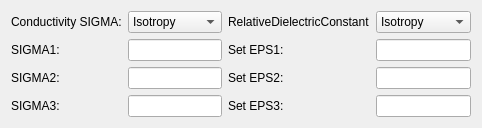
<?xml version="1.0" encoding="UTF-8"?>
<ui version="4.0">
 <class>Form</class>
 <widget class="QWidget" name="Form">
  <property name="geometry">
   <rect>
    <x>0</x>
    <y>0</y>
    <width>482</width>
    <height>118</height>
   </rect>
  </property>
  <property name="windowTitle">
   <string>Form</string>
  </property>
  <layout class="QGridLayout" name="gridLayout_2">
   <item row="0" column="0">
    <layout class="QGridLayout" name="gridLayout">
     <item row="0" column="2">
      <widget class="QLabel" name="label_5">
       <property name="text">
        <string>RelativeDielectricConstant</string>
       </property>
      </widget>
     </item>
     <item row="1" column="3">
      <widget class="QLineEdit" name="lineEdit_setEps1"/>
     </item>
     <item row="2" column="3">
      <widget class="QLineEdit" name="lineEdit_setEps2"/>
     </item>
     <item row="3" column="2">
      <widget class="QLabel" name="label_8">
       <property name="text">
        <string>Set EPS3:</string>
       </property>
      </widget>
     </item>
     <item row="1" column="1">
      <widget class="QLineEdit" name="lineEdit_sigma1"/>
     </item>
     <item row="0" column="1">
      <widget class="QComboBox" name="comboBox_sigma">
       <item>
        <property name="text">
         <string>Isotropy</string>
        </property>
       </item>
       <item>
        <property name="text">
         <string>Anisotropy</string>
        </property>
       </item>
       <item>
        <property name="text">
         <string>NotDefine</string>
        </property>
       </item>
      </widget>
     </item>
     <item row="2" column="0">
      <widget class="QLabel" name="label_3">
       <property name="text">
        <string>SIGMA2:</string>
       </property>
      </widget>
     </item>
     <item row="0" column="3">
      <widget class="QComboBox" name="comboBox_setEps">
       <item>
        <property name="text">
         <string>Isotropy</string>
        </property>
       </item>
       <item>
        <property name="text">
         <string>Anisotropy</string>
        </property>
       </item>
       <item>
        <property name="text">
         <string>NotDefine</string>
        </property>
       </item>
      </widget>
     </item>
     <item row="1" column="0">
      <widget class="QLabel" name="label_2">
       <property name="text">
        <string>SIGMA1:</string>
       </property>
      </widget>
     </item>
     <item row="3" column="0">
      <widget class="QLabel" name="label_4">
       <property name="text">
        <string>SIGMA3:</string>
       </property>
      </widget>
     </item>
     <item row="3" column="3">
      <widget class="QLineEdit" name="lineEdit_setEps3"/>
     </item>
     <item row="0" column="0">
      <widget class="QLabel" name="label">
       <property name="text">
        <string>Conductivity SIGMA:</string>
       </property>
      </widget>
     </item>
     <item row="2" column="1">
      <widget class="QLineEdit" name="lineEdit_sigma2"/>
     </item>
     <item row="1" column="2">
      <widget class="QLabel" name="label_6">
       <property name="text">
        <string>Set EPS1:</string>
       </property>
      </widget>
     </item>
     <item row="2" column="2">
      <widget class="QLabel" name="label_7">
       <property name="text">
        <string>Set EPS2:</string>
       </property>
      </widget>
     </item>
     <item row="3" column="1">
      <widget class="QLineEdit" name="lineEdit_sigma3"/>
     </item>
    </layout>
   </item>
  </layout>
 </widget>
 <resources/>
 <connections/>
</ui>
